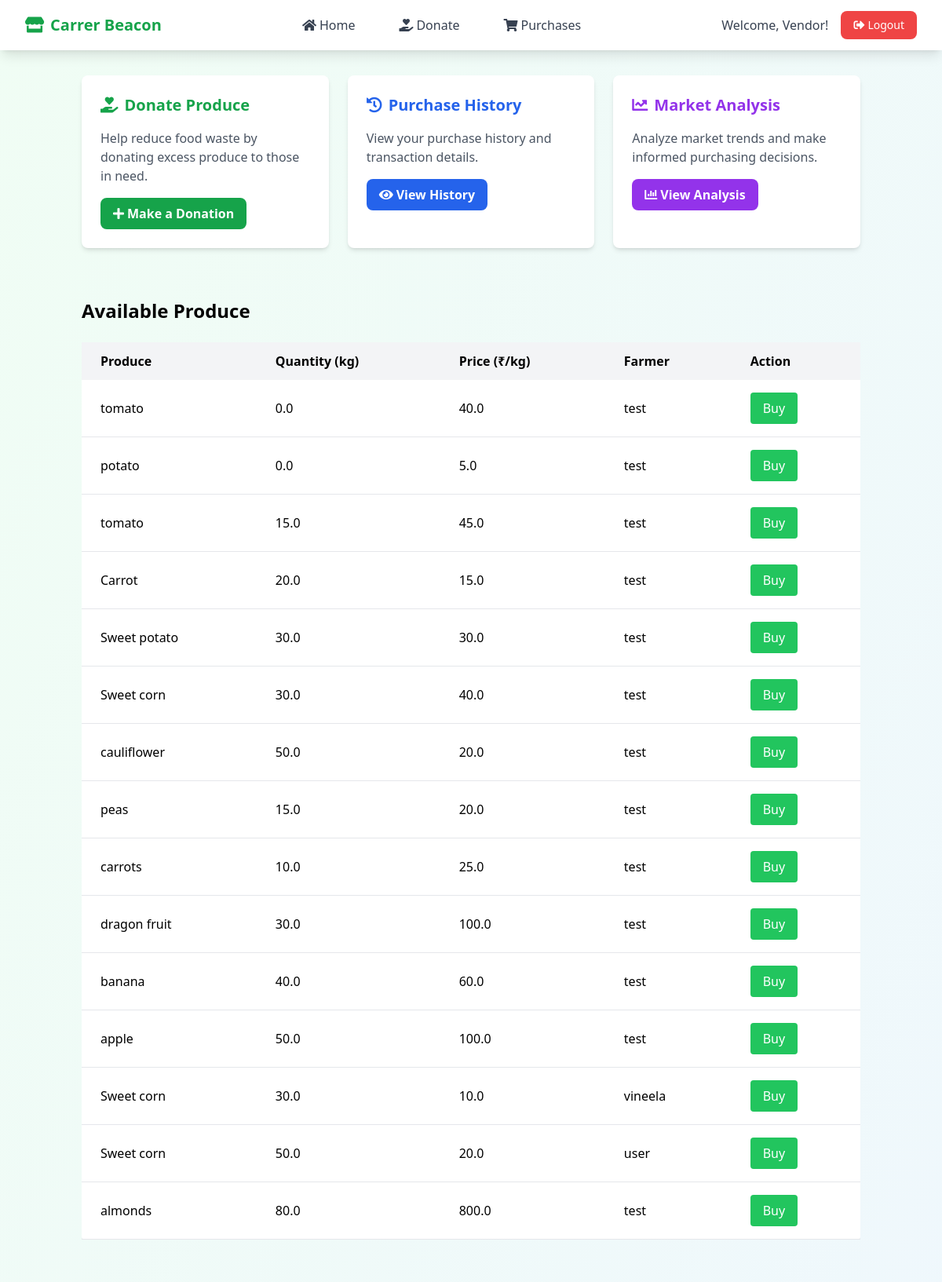
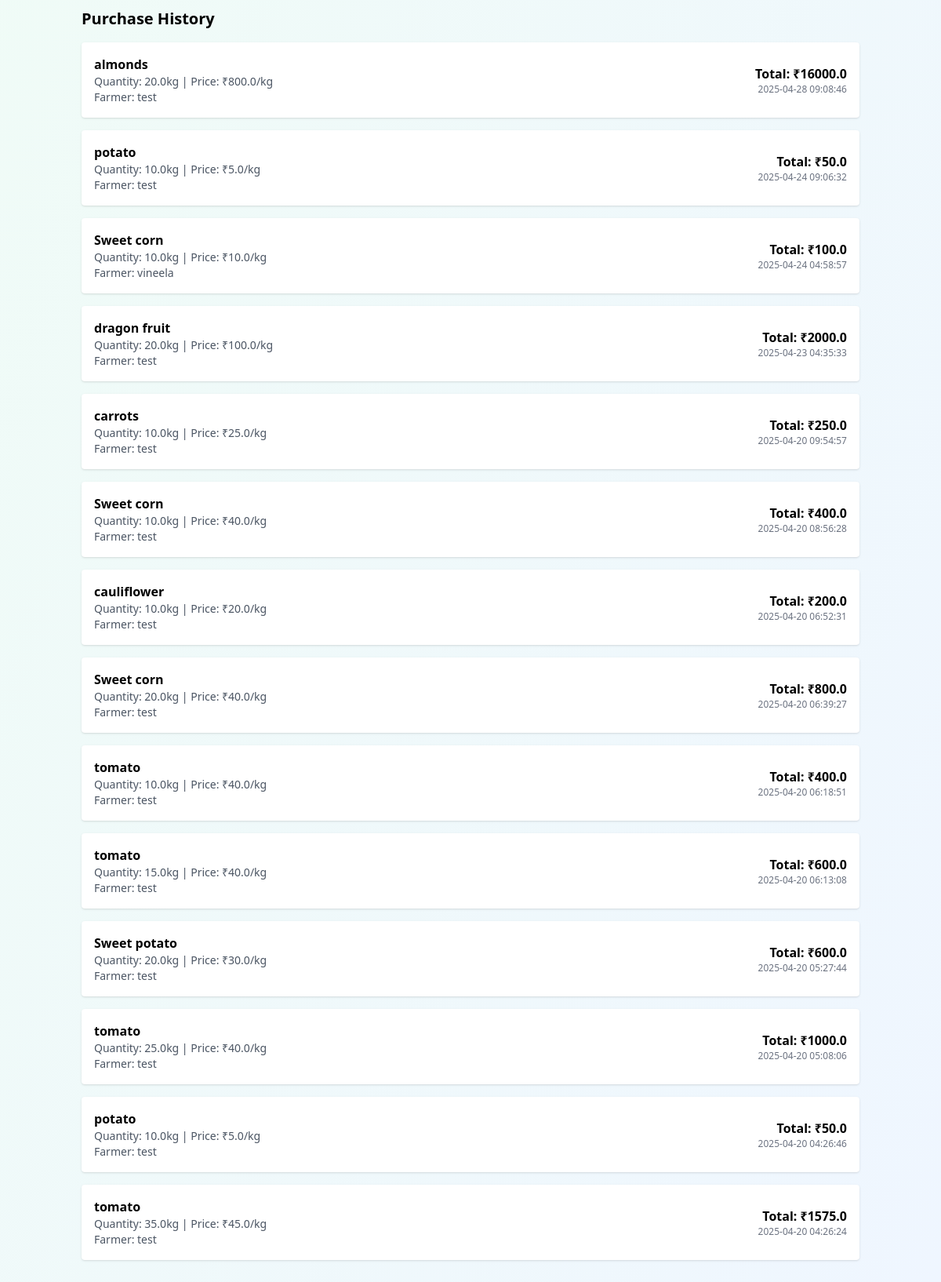
Page /vendordash (signed in) on the committed database (2 pictures, top to bottom).
### tables this page shows
CREATE TABLE produce (
            id INTEGER PRIMARY KEY AUTOINCREMENT,
            name TEXT NOT NULL,
            quantity REAL NOT NULL,
            price REAL NOT NULL,
            farmer_id INTEGER,
            created_at TIMESTAMP DEFAULT CURRENT_TIMESTAMP,
            FOREIGN KEY (farmer_id) REFERENCES farmers(id)
        );

CREATE TABLE farmers (
            id INTEGER PRIMARY KEY AUTOINCREMENT,
            name TEXT NOT NULL,
            email TEXT NOT NULL UNIQUE,
            password TEXT NOT NULL
        );

CREATE TABLE purchases (
        id INTEGER PRIMARY KEY AUTOINCREMENT,
        produce_id INTEGER NOT NULL,
        vendor_id INTEGER NOT NULL,
        quantity REAL NOT NULL,
        price_per_unit REAL NOT NULL,
        total_price REAL NOT NULL,
        created_at TIMESTAMP DEFAULT CURRENT_TIMESTAMP,
        FOREIGN KEY (produce_id) REFERENCES produce(id),
        FOREIGN KEY (vendor_id) REFERENCES vendors(id)
    );

### app.py (the view)
@app.route('/vendordash')
def vendordash():
    if "vendor_id" not in session:
        flash("Please log in first!", "danger")
        return redirect(url_for("Vendorlogin"))
    produce_list = get_all_produce()
    purchase_history = get_vendor_purchases(session["vendor_id"])
    return render_template(
        "vendordash.html",
        produce=produce_list,
        purchase_history=purchase_history
    )

### models.py (called while the page is built)
def get_vendor_purchases(vendor_id):
    conn = sqlite3.connect("data.db")
    cursor = conn.cursor()
    cursor.execute('''
    SELECT
        purchases.id,
        produce.name,
        purchases.quantity,
        purchases.price_per_unit,
        purchases.total_price,
        purchases.created_at,
        farmers.name as farmer_name
    FROM purchases
    JOIN produce ON purchases.produce_id = produce.id
    JOIN farmers ON produce.farmer_id = farmers.id
    WHERE purchases.vendor_id = ?
    ORDER BY purchases.created_at DESC
    ''', (vendor_id,))
    purchases = cursor.fetchall()
    conn.close()
    return purchases

def get_all_produce():
    conn = sqlite3.connect("data.db")
    cursor = conn.cursor()
    cursor.execute('''
    SELECT
        produce.id,
        produce.name,
        produce.quantity,
        produce.price,
        produce.farmer_id,
        farmers.name as farmer_name
    FROM produce
    JOIN farmers ON produce.farmer_id = farmers.id
    ''')
    rows = cursor.fetchall()
    conn.close()
    return rows

### templates/vendordash.html (shortened to what this page needs)
<!DOCTYPE html>
<html lang="en">
<head>
    <script src="https://cdn.tailwindcss.com"></script>
    <link rel="stylesheet" href="https://cdnjs.cloudflare.com/ajax/libs/font-awesome/5.15.4/css/all.min.css">
</head>
<body class="min-h-screen bg-gradient-to-br from-green-50 to-blue-50">
    <nav class="bg-white shadow-lg">
        <div class="max-w-7xl mx-auto px-4 sm:px-6 lg:px-8">
            <div class="flex justify-between h-16">
                <div class="flex items-center">
                    <a href="/vendordash" class="text-xl font-bold text-green-600">
                        <i class="fas fa-store mr-2"></i>Carrer Beacon
                    </a>
                </div>
                <div class="hidden md:flex items-center space-x-8">
                    <a href="/vendordash" class="text-gray-700 hover:text-green-600 px-3 py-2 rounded-md font-medium">
                        <i class="fas fa-home mr-1"></i>Home
                    </a>
                    <a href="/vendor/donate" class="text-gray-700 hover:text-green-600 px-3 py-2 rounded-md font-medium">
                        <i class="fas fa-hand-holding-heart mr-1"></i>Donate
                    </a>
                    <a href="/vendor/purchases" class="text-gray-700 hover:text-green-600 px-3 py-2 rounded-md font-medium">
                        <i class="fas fa-shopping-cart mr-1"></i>Purchases
                    </a>
                </div>
                <div class="flex items-center">
                    <span class="text-gray-700 mr-4">Welcome, Vendor!</span>
                    <a href="/logout" class="bg-red-500 hover:bg-red-600 text-white px-4 py-2 rounded-lg text-sm font-medium">
                        <i class="fas fa-sign-out-alt mr-1"></i>Logout
                    </a>
                </div>
            </div>
        </div>
    </nav>
    <div class="container mx-auto px-4 py-8">
        <div class="grid grid-cols-1 md:grid-cols-2 lg:grid-cols-3 gap-6">
            <div class="bg-white rounded-lg shadow-md p-6 hover:shadow-lg transition-shadow">
                <div class="flex items-center justify-between mb-4">
                    <h3 class="text-xl font-semibold text-green-600">
                        <i class="fas fa-hand-holding-heart mr-2"></i>Donate Produce
                    </h3>
                </div>
                <p class="text-gray-600 mb-4">Help reduce food waste by donating excess produce to those in need.</p>
                <a href="/vendor/donate" class="inline-block bg-green-600 hover:bg-green-700 text-white font-bold py-2 px-4 rounded-lg">
                    <i class="fas fa-plus mr-1"></i>Make a Donation
                </a>
            </div>
            <div class="bg-white rounded-lg shadow-md p-6 hover:shadow-lg transition-shadow">
                <div class="flex items-center justify-between mb-4">
                    <h3 class="text-xl font-semibold text-blue-600">
                        <i class="fas fa-history mr-2"></i>Purchase History
                    </h3>
                </div>
                <p class="text-gray-600 mb-4">View your purchase history and transaction details.</p>
                <a href="/vendor/purchases" class="inline-block bg-blue-600 hover:bg-blue-700 text-white font-bold py-2 px-4 rounded-lg">
                    <i class="fas fa-eye mr-1"></i>View History
                </a>
            </div>
            <div class="bg-white rounded-lg shadow-md p-6 hover:shadow-lg transition-shadow">
                <div class="flex items-center justify-between mb-4">
                    <h3 class="text-xl font-semibold text-purple-600">
                        <i class="fas fa-chart-line mr-2"></i>Market Analysis
                    </h3>
                </div>
                <p class="text-gray-600 mb-4">Analyze market trends and make informed purchasing decisions.</p>
                <a href="#" class="inline-block bg-purple-600 hover:bg-purple-700 text-white font-bold py-2 px-4 rounded-lg">
                    <i class="fas fa-chart-bar mr-1"></i>View Analysis
                </a>
            </div>
        </div>
    </div>
    <div class="container mx-auto px-4 py-8">
        <h1 class="text-2xl font-bold mb-6">Available Produce</h1>
        <div class="overflow-x-auto">
            <table class="min-w-full bg-white shadow-md rounded">
                <thead class="bg-gray-100">
                    <tr>
                        <th class="px-6 py-3 text-left">Produce</th>
                        <th class="px-6 py-3 text-left">Quantity (kg)</th>
                        <th class="px-6 py-3 text-left">Price (₹/kg)</th>
                        <th class="px-6 py-3 text-left">Farmer</th>
                        <th class="px-6 py-3 text-left">Action</th>
                    </tr>
                </thead>
                <tbody>
                    {% for item in produce %}
                    <tr class="border-b hover:bg-gray-50">
                        <td class="px-6 py-4">{{ item[1] }}</td>
                        <td class="px-6 py-4">{{ item[2] }}</td>
                        <td class="px-6 py-4">{{ item[3] }}</td>
                        <td class="px-6 py-4">{{ item[5] }}</td>
                        <td class="px-6 py-4">
                            <button
                                onclick="openBuyModal('{{ item[0] }}', '{{ item[1] }}', '{{ item[2] }}', '{{ item[3] }}', '{{ item[5] }}')"
                                class="bg-green-500 text-white px-4 py-2 rounded hover:bg-green-600">
                                Buy
                            </button>
                        </td>
                    </tr>
                    {% endfor %}
                </tbody>
            </table>
        </div>
    </div>
    <div class="container mx-auto px-4 py-8">
        <h2 class="text-xl font-bold mb-4">Purchase History</h2>
        <div id="purchaseHistory" class="space-y-4">
            {% for purchase in purchase_history %}
            <div class="bg-white p-4 rounded shadow">
                <div class="flex justify-between items-center">
                    <div>
                        <h4 class="font-semibold">{{ purchase[1] }}</h4>
                        <p class="text-sm text-gray-600">
                            Quantity: {{ purchase[2] }}kg | Price: ₹{{ purchase[3] }}/kg
                            <br>
                            Farmer: {{ purchase[6] }}
                        </p>
                    </div>
                    <div class="text-right">
                        <p class="font-bold">Total: ₹{{ purchase[4] }}</p>
                        <p class="text-xs text-gray-500">{{ purchase[5] }}</p>
                    </div>
                </div>
            </div>
            {% endfor %}
        </div>
    </div>
</body>
</html>

### rows in the picture
produce: name "tomato", quantity "0.0", price "40.0", name "test"
produce: name "potato", quantity "0.0", price "5.0", name "test"
produce: name "tomato", quantity "15.0", price "45.0", name "test"
produce: name "Carrot", quantity "20.0", price "15.0", name "test"
produce: name "Sweet potato", quantity "30.0", price "30.0", name "test"
produce: name "Sweet corn", quantity "30.0", price "40.0", name "test"
produce: name "cauliflower", quantity "50.0", price "20.0", name "test"
produce: name "peas", quantity "15.0", price "20.0", name "test"
produce: name "carrots", quantity "10.0", price "25.0", name "test"
produce: name "dragon fruit", quantity "30.0", price "100.0", name "test"
produce: name "banana", quantity "40.0", price "60.0", name "test"
produce: name "apple", quantity "50.0", price "100.0", name "test"
produce: name "Sweet corn", quantity "30.0", price "10.0", name "vineela"
produce: name "Sweet corn", quantity "50.0", price "20.0", name "user"
produce: name "almonds", quantity "80.0", price "800.0", name "test"
purchases: name "almonds", quantity "20.0", price_per_unit "800.0", name "test", total_price "16000.0", created_at "2025-04-28 09:08:46"
purchases: name "potato", quantity "10.0", price_per_unit "5.0", name "test", total_price "50.0", created_at "2025-04-24 09:06:32"
purchases: name "Sweet corn", quantity "10.0", price_per_unit "10.0", name "vineela", total_price "100.0", created_at "2025-04-24 04:58:57"
purchases: name "dragon fruit", quantity "20.0", price_per_unit "100.0", name "test", total_price "2000.0", created_at "2025-04-23 04:35:33"
purchases: name "carrots", quantity "10.0", price_per_unit "25.0", name "test", total_price "250.0", created_at "2025-04-20 09:54:57"
purchases: name "Sweet corn", quantity "10.0", price_per_unit "40.0", name "test", total_price "400.0", created_at "2025-04-20 08:56:28"
purchases: name "cauliflower", quantity "10.0", price_per_unit "20.0", name "test", total_price "200.0", created_at "2025-04-20 06:52:31"
purchases: name "Sweet corn", quantity "20.0", price_per_unit "40.0", name "test", total_price "800.0", created_at "2025-04-20 06:39:27"
purchases: name "tomato", quantity "10.0", price_per_unit "40.0", name "test", total_price "400.0", created_at "2025-04-20 06:18:51"
purchases: name "tomato", quantity "15.0", price_per_unit "40.0", name "test", total_price "600.0", created_at "2025-04-20 06:13:08"
purchases: name "Sweet potato", quantity "20.0", price_per_unit "30.0", name "test", total_price "600.0", created_at "2025-04-20 05:27:44"
purchases: name "tomato", quantity "25.0", price_per_unit "40.0", name "test", total_price "1000.0", created_at "2025-04-20 05:08:06"
purchases: name "potato", quantity "10.0", price_per_unit "5.0", name "test", total_price "50.0", created_at "2025-04-20 04:26:46"
purchases: name "tomato", quantity "35.0", price_per_unit "45.0", name "test", total_price "1575.0", created_at "2025-04-20 04:26:24"
